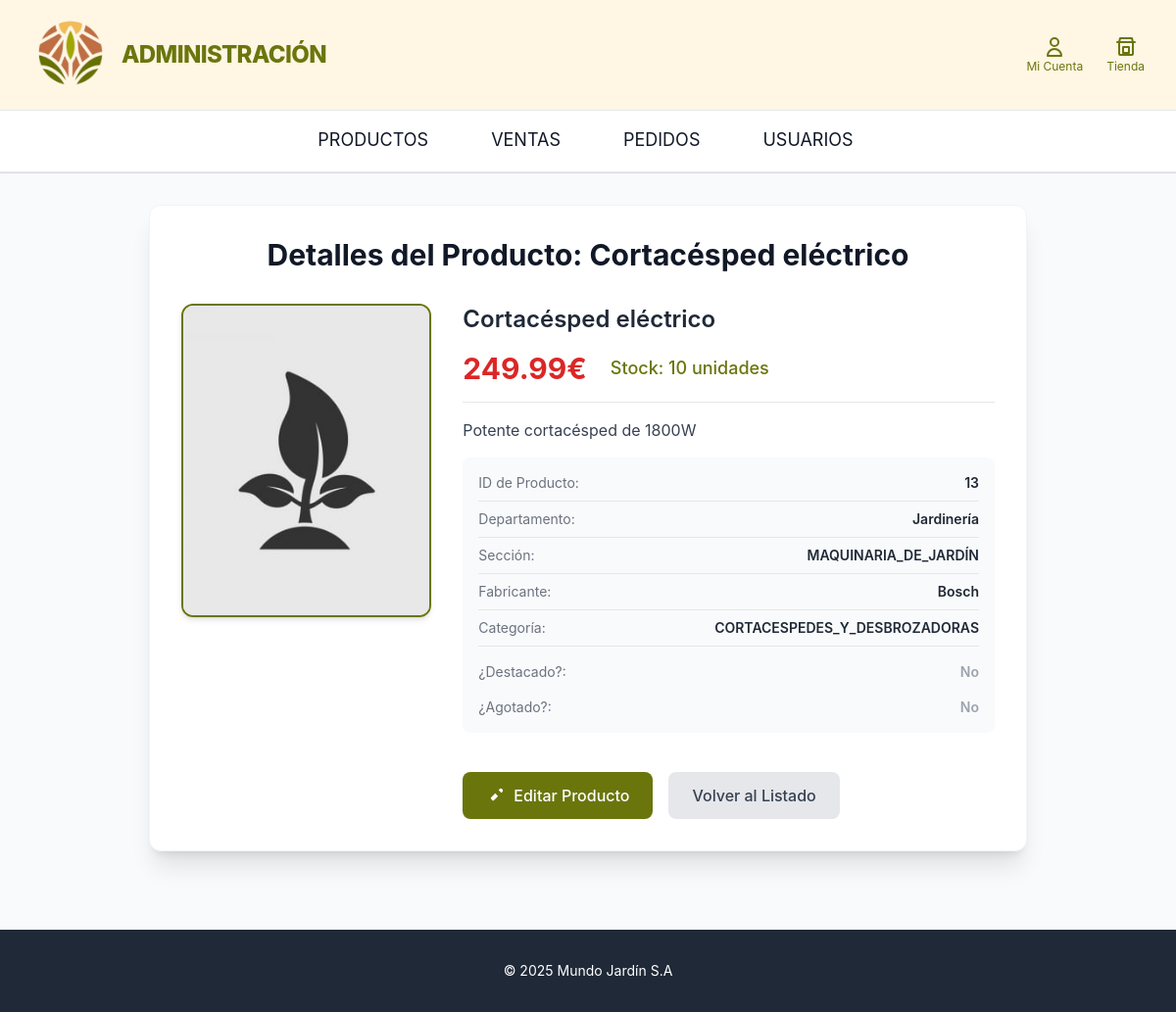
The page /catalogoAdmin/mostrar/13/ (signed in) on the database its author committed.
### home/models.py (models this page shows, shortened)
class Producto(models.Model):
    nombre= models.CharField(max_length=200)
    descripcion= models.TextField()
    departamento= models.CharField(max_length=200)
    seccion=models.CharField(max_length=50, choices=Seccion.choices)
    fabricante=models.CharField(max_length=200)
    categoria=models.CharField(max_length=50, choices=Categoria.choices)
    precio= models.DecimalField(max_digits=10, decimal_places=2)
    stock=models.IntegerField(default=0)
    imagen= models.ImageField(upload_to='', blank=True, null=True)
    esta_agotado= models.BooleanField(default=False)
    esta_destacado= models.BooleanField(default=False)
    orden = models.PositiveIntegerField(default=0, blank=False, null=False)
    class Meta:
        ordering = ['orden']

### catalogo_admin/views.py (the view)
# urls.py: path('mostrar/<int:pk>/', views.mostrar_producto, name='mostrar_producto'),
def mostrar_producto(request, pk):
    if not request.user.is_authenticated or not request.user.is_staff:
        return redirect('home')
    producto = get_object_or_404(Producto, pk=pk)
    context = {'producto': producto}
    return render(request, 'catalogo_admin/mostrar_producto.html', context)

### home/context_processors.py (called while the page is built)
def productos_en_cesta(request):
    total_items = 0
    if request.user.is_authenticated:
        try:
            cesta = CestaCompra.objects.get(usuario_cliente__usuario=request.user)
        except CestaCompra.DoesNotExist:
            cesta = None
    else:
        session_id = request.session.get("cesta_id")
        cesta = CestaCompra.objects.filter(session_id=session_id).first() if session_id else None
    if cesta:
        total_items = sum(item.cantidad for item in cesta.items.all())
    return {'total_items_cesta': total_items}

### catalogo_admin/templates/catalogo_admin/mostrar_producto.html (shortened to what this page needs)
{% extends 'catalogo_admin/base_admin.html' %}
{% load static %}
{% block content %}
<div class="max-w-4xl mx-auto bg-white p-8 rounded-xl shadow-xl border border-gray-100">
    <h1 class="text-3xl font-bold text-gray-900 mb-8 text-center lm-text-green">
        Detalles del Producto: {{ producto.nombre }}
    </h1>
    <div class="grid md:grid-cols-3 gap-8">
        <div class="md:col-span-1 flex justify-center">
            {% if producto.imagen %}
                <img src="{{ producto.imagen.url }}"
                     alt="{{ producto.nombre }}"
                     class="w-full h-auto max-h-80 object-cover rounded-xl shadow-md border-2 lm-border-green">
            {% else %}
                <img src="{% static 'imagen1.jpg' %}"
                     alt="Imagen por defecto"
                     class="w-full h-auto max-h-80 object-cover rounded-xl shadow-md border-2 lm-border-green">
            {% endif %}
        </div>
        <div class="md:col-span-2 space-y-4">
            <h2 class="text-2xl font-semibold text-gray-800">{{ producto.nombre }}</h2>
            <div class="flex space-x-6 items-center border-b pb-4">
                <span class="text-3xl font-bold text-red-600">{{ producto.precio }}€</span>
                <span class="text-lg font-medium {% if producto.stock <= 5 %}text-red-500{% else %}lm-text-green{% endif %}">
                    Stock: {{ producto.stock }} unidades
                </span>
            </div>
            <p class="text-gray-700 whitespace-pre-wrap">{{ producto.descripcion }}</p>
            <div class="bg-gray-50 p-4 rounded-lg space-y-2 text-sm">
                {% include 'catalogo_admin/snippets/producto_atributos.html' %}
            </div>
            <div class="pt-6 flex space-x-4">
                <a href="{% url 'editar_producto' pk=producto.pk %}"
                   class="lm-green text-white px-6 py-3 rounded-lg hover:lm-hover-bg transition font-medium flex items-center space-x-2">
                    <svg xmlns="http://www.w3.org/2000/svg" class="h-5 w-5" viewBox="0 0 20 20" fill="currentColor">
                        <path d="M13.586 3.586a2 2 0 112.828 2.828l-.793.793-2.828-2.828.793-.793zm-1.414 7.07l-4.243 4.243a1 1 0 01-1.414 0l-1.414-1.414a1 1 0 010-1.414l4.243-4.243 2.828 2.828z" />
                    </svg>
                    <span>Editar Producto</span>
                </a>
                <a href="{% url 'lista_productos' %}"
                   class="bg-gray-200 text-gray-700 px-6 py-3 rounded-lg hover:bg-gray-300 transition font-medium">
                    Volver al Listado
                </a>
            </div>
        </div>
    </div>
</div>
{% endblock %}

### catalogo_admin/templates/catalogo_admin/snippets/producto_atributos.html
<div class="flex justify-between border-b pb-2">
    <span class="text-gray-500">ID de Producto:</span>
    <span class="font-semibold text-gray-800">{{ producto.pk }}</span>
</div>
<div class="flex justify-between border-b pb-2">
    <span class="text-gray-500">Departamento:</span>
    <span class="font-semibold text-gray-800">{{ producto.departamento }}</span>
</div>
<div class="flex justify-between border-b pb-2">
    <span class="text-gray-500">Sección:</span>
    <span class="font-semibold text-gray-800">{{ producto.seccion }}</span>
</div>
<div class="flex justify-between border-b pb-2">
    <span class="text-gray-500">Fabricante:</span>
    <span class="font-semibold text-gray-800">{{ producto.fabricante }}</span>
</div>
<div class="flex justify-between border-b pb-2">
    <span class="text-gray-500">Categoría:</span>
    <span class="font-semibold text-gray-800">{{ producto.categoria }}</span>
</div>
<div class="flex justify-between pt-2">
    <span class="text-gray-500">¿Destacado?:</span>
    <span class="font-semibold {% if producto.esta_destacado %}text-green-600{% else %}text-gray-400{% endif %}">
        {% if producto.esta_destacado %}Sí{% else %}No{% endif %}
    </span>
</div>
<div class="flex justify-between pt-2">
    <span class="text-gray-500">¿Agotado?:</span>
    <span class="font-semibold {% if producto.esta_agotado %}text-red-600{% else %}text-gray-400{% endif %}">
        {% if producto.esta_agotado %}Sí{% else %}No{% endif %}
    </span>
</div>

### catalogo_admin/templates/catalogo_admin/base_admin.html (style rules this page uses)
body { font-family: 'Inter', sans-serif; }
.lm-green { background-color: #6a760c; }
.lm-text-green { color: #6a760c; }
.lm-border-green { border-color: #6a760c; }

### rows shown on the page
Producto: nombre "Cortacésped eléctrico", precio "249.99", stock "10", descripcion "Potente cortacésped de 1800W", pk "13", departamento "Jardinería", seccion "MAQUINARIA_DE_JARDÍN", fabricante "Bosch", categoria "CORTACESPEDES_Y_DESBROZADORAS"
